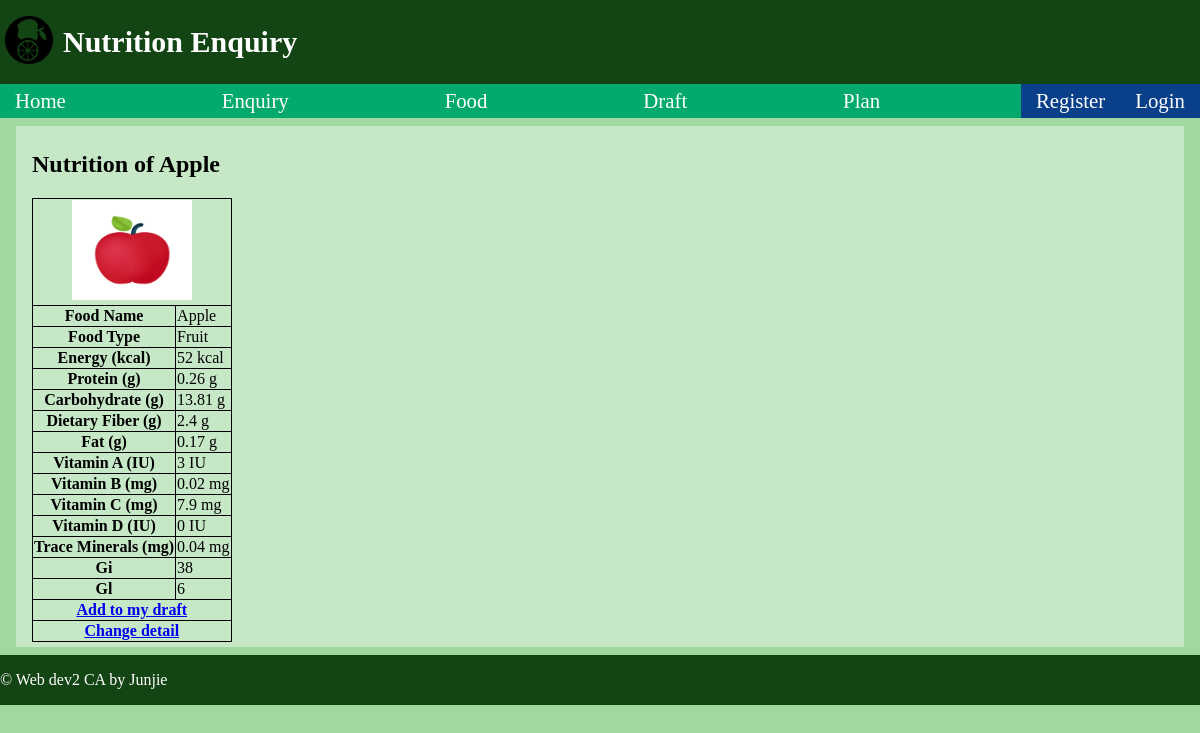
Screenshot of /food_detail/Apple with the database file from the repository.
### tables this page shows
CREATE TABLE nutrition
(
    food_name TEXT PRIMARY KEY,
    food_type TEXT,
    url TEXT,
    energy DECIMAL,
    protein DECIMAL,
    carbohydrate DECIMAL,
    dietaryFiber DECIMAL,
    fat DECIMAL,
    vitamin_a DECIMAL,
    vitamin_b DECIMAL,
    vitamin_c DECIMAL,
    vitamin_d DECIMAL,
    trace_minerals DECIMAL
);

CREATE TABLE gigl_table
(
    food_name TEXT PRIMARY KEY,
    gi DECIMAL,
    gl DECIMAL
);

### app.py (the view)
@app.route("/food_detail/<food_name>",methods=["GET","POST"])
def food_nutrition(food_name):
    db = get_db()
    form = NutritionForm()
    account_id=""
    if g.user_type:
        if g.user_id:
            account_id = session["user_id"]
        else:
            account_id = session["admin_id"]
    food_nutrition = db.execute("""SELECT * FROM nutrition AS n
                                     JOIN gigl_table AS g
                                     ON n.food_name = g.food_name
                                     WHERE n.food_name=?;""",(food_name,)).fetchone()
    return render_template("food_detail.html",food_nutrition=food_nutrition,account_id=account_id,form=form,title="Enquiry Foods' Detail")

### app.py (called while the page is built)
@app.before_request
def logged_in_user():
    g.user_type = session.get("user_type",None)
    g.user_id = session.get("user_id", None)
    g.admin_id = session.get("admin_id", None)

### database.py (called while the page is built)
def get_db():
    if "db" not in g:
        g.db = sqlite3.connect(DATABASE,
            detect_types=sqlite3.PARSE_DECLTYPES
        )
        g.db.row_factory = sqlite3.Row
    return g.db

### templates/food_detail.html
{% extends 'base.html' %}
{% block main_content %}
    <section class="block_base">
        <h1>Nutrition of {{food_nutrition["food_name"]}}</h1>
        <section class="block_detail">
            <article>
                <table>
                    <tr>
                        <th colspan="2">
                            <img src="{{ url_for('static', filename=food_nutrition['url']) }}" alt="{{ dict['food_name'] }}">
                        </th>
                    </tr>
                    <tr>
                        <th>Food Name</th>
                        <td>{{ food_nutrition["food_name"] }}</td>
                    </tr>
                    <tr>
                        <th>Food Type</th>
                        <td>{{ food_nutrition["food_type"] }}</td>
                    </tr>
                    <tr>
                        <th>Energy (kcal)</th>
                        <td>{{ food_nutrition["energy"] }} kcal</td>
                    </tr>
                    <tr>
                        <th>Protein (g)</th>
                        <td>{{ food_nutrition["protein"] }} g</td>
                    </tr>
                    <tr>
                        <th>Carbohydrate (g)</th>
                        <td>{{ food_nutrition["carbohydrate"] }} g</td>
                    </tr>
                    <tr>
                        <th>Dietary Fiber (g)</th>
                        <td>{{ food_nutrition["dietaryFiber"] }} g</td>
                    </tr>
                    <tr>
                        <th>Fat (g)</th>
                        <td>{{ food_nutrition["fat"] }} g</td>
                    </tr>
                    <tr>
                        <th>Vitamin A (IU)</th>
                        <td>{{ food_nutrition["vitamin_a"] }} IU</td>
                    </tr>
                    <tr>
                        <th>Vitamin B (mg)</th>
                        <td>{{ food_nutrition["vitamin_b"] }} mg</td>
                    </tr>
                    <tr>
                        <th>Vitamin C (mg)</th>
                        <td>{{ food_nutrition["vitamin_c"] }} mg</td>
                    </tr>
                    <tr>
                        <th>Vitamin D (IU)</th>
                        <td>{{ food_nutrition["vitamin_d"] }} IU</td>
                    </tr>
                    <tr>
                        <th>Trace Minerals (mg)</th>
                        <td>{{ food_nutrition["trace_minerals"] }} mg</td>
                    </tr>
                    <tr>
                        <th>Gi</th>
                        <td>{{ food_nutrition["gi"] }}</td>
                    </tr>
                    <tr>
                        <th>Gl</th>
                        <td>{{ food_nutrition["gl"] }}</td>
                    </tr>
                    {% if not g.admin_id %}
                    <tr>
                        <th colspan="2">
                            <a href="{{ url_for('add_to_draft', food_name=food_nutrition['food_name'])}}">
                            Add to my draft
                            </a>
                        </th>
                    </tr>
                    {% endif %}
                    <tr>
                        <th colspan="2">
                            <a href="{{ url_for('food_change', food_name=food_nutrition['food_name'])}}">
                            Change detail
                            </a>
                        </th>
                    </tr>
                </table>
            </article>
        </section>
    </section>
{% endblock %}

### static/styles.css (style rules this page uses)
body { margin: 0; padding: 0; display: flex; flex-direction: column; height: 100vh; background-color: #a0d9a0; }
main .block_base { background-color: rgba(255, 255, 255, 0.396); padding-inline: 1em; padding-block: 5px; }
table { border-collapse: collapse; }
th, td { border: 1px solid black; }
table img { width: 120px; height: 100px; }

### rows the page displays
nutrition: food_name "Apple", url (picture), food_type "Fruit", energy "52", protein "0.26", carbohydrate "13.81", dietaryFiber "2.4", fat "0.17", vitamin_a "3", vitamin_b "0.02", vitamin_c "7.9", vitamin_d "0", trace_minerals "0.04"
gigl_table: gi "38", gl "6"
